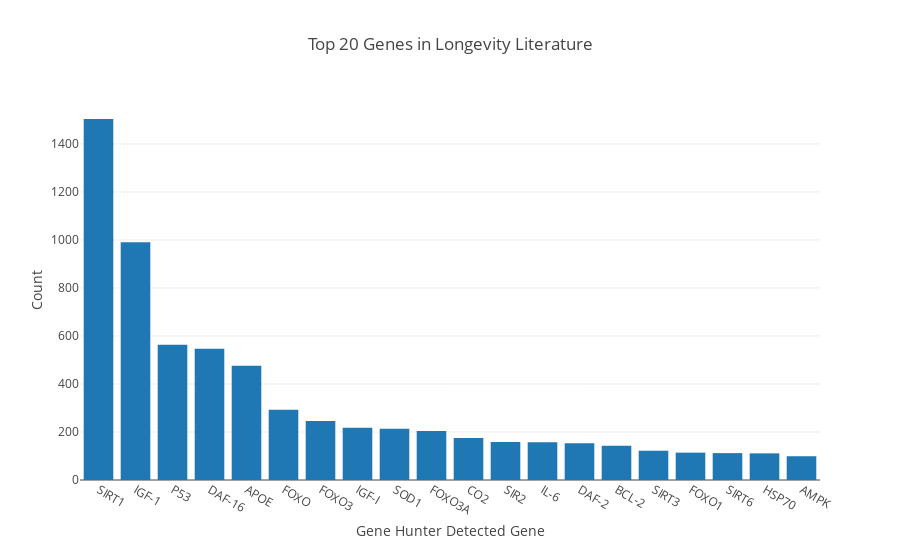

Here is the notebook cell this chart was saved with:
### Markdown cell above
Finally we can plot the results.  Below you can see that '' is a frequently reference longevity gene.  Its interesting to note the long tail associated with these genes as well.  Perhaps there are no obvious 'driver' genes for longevity.

### Code cell
import plotly
plotly.offline.init_notebook_mode(connected=True) # required for plotly graphs w/out accounts

layout = plotly.graph_objs.Layout(
    title="Top 20 Genes in Longevity Literature",
    xaxis=dict(title='Gene Hunter Detected Gene'),
    yaxis=dict(title="Count")
)

bargraph = plotly.graph_objs.Bar(
            x=[gene for gene, count in geneCounter.most_common(20)],
            y=[count for gene, count in geneCounter.most_common(20)]
        )

fig = plotly.graph_objs.Figure(data=[bargraph], layout=layout)

plotly.offline.iplot(fig, config={'showLink': False})

### Figure 1 — Plotly figure (JSON) as saved in the notebook; plotly's stock layout.template omitted (floating-point values rounded to 4 significant figures)
{"data": [{"type": "bar", "uid": "6fb52d44-d95a-11e8-8a32-9b99a34a5045", "x": ["SIRT1", "IGF-1", "P53", "DAF-16", "APOE", "FOXO", "FOXO3", "IGF-I", "SOD1", "FOXO3A", "CO2", "SIR2", "IL-6", "DAF-2", "BCL-2", "SIRT3", "FOXO1", "SIRT6", "HSP70", "AMPK"], "y": [1504, 991, 564, 547, 476, 293, 246, 218, 213, 204, 175, 158, 157, 153, 143, 122, 114, 112, 111, 99]}], "layout": {"title": "Top 20 Genes in Longevity Literature", "xaxis": {"title": "Gene Hunter Detected Gene"}, "yaxis": {"title": "Count"}}}
